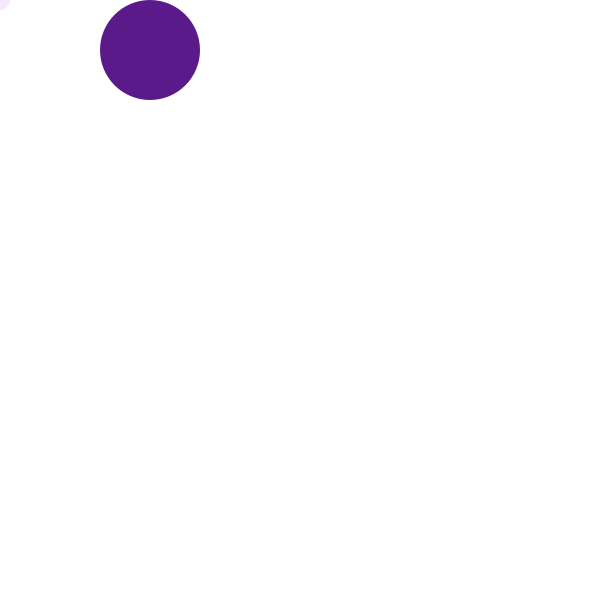
Frame 1 (no input)
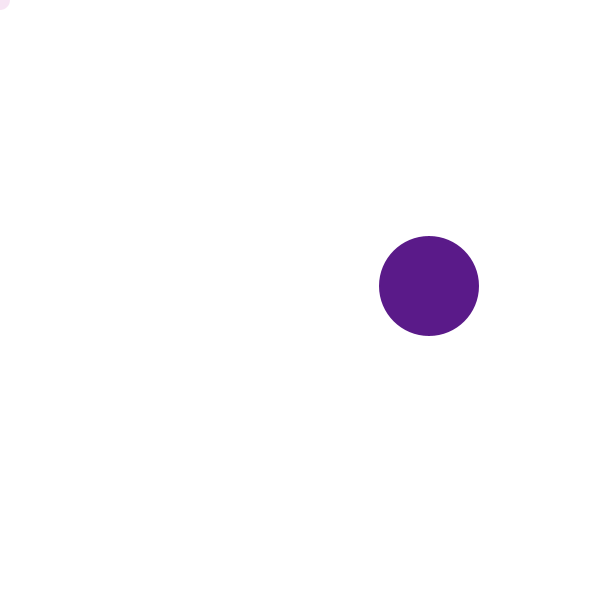
Frame 60 (the mouse pressed at the canvas centre just before this capture)
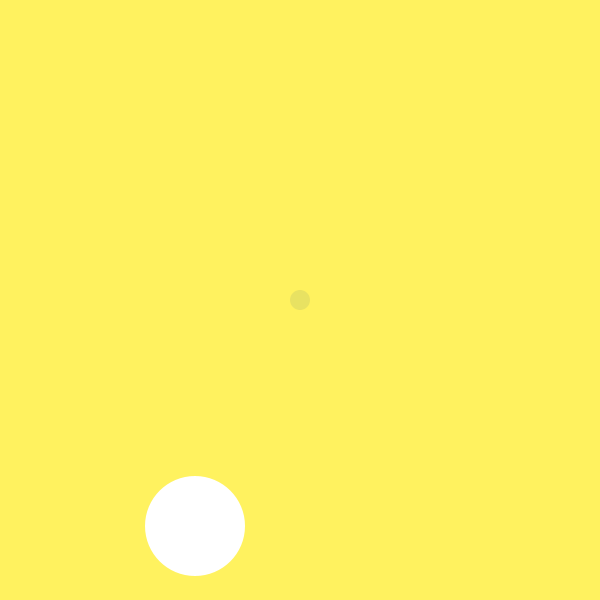
Frame 120 (the mouse held since frame 60 and released just before this capture)

The Processing sketch that drew these frames (run headless with seeded random() and noise(); from frame 60 on, the mouse is pressed at the canvas centre):

// Processing sketch: bouncing_ball_edit
// ── bouncing_ball_edit.pde
//bounce

float x = 150;
float y = 50;
float incriment = 4;
float xincriment = 9;


void setup() {
  size (600,600);
}

void draw(){
  if (mousePressed) {
    background(#FFF25F);
  } else {
    background(#ffffff);
  }
  noStroke();
  if (mousePressed) {
    fill (#ffffff);
  } else {
    fill(#5A1A89);
  }
  ellipse(x,y,100,100);
  y = y + incriment;
  if (y>=550 || y<=50) {
    incriment *= -1;
  }
  x = x + xincriment;
  if (x>=550 || x<=50) {
    xincriment *= -1;
  }


for(float i=0; i<10; i=i+50){
  
fill(random(255),random(255),random(255),30);
  noStroke();
  ellipse(mouseX,mouseY,20,20);
}
}
